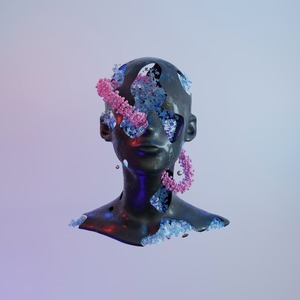
#> input picture data/sculpture_image.jpg, 300 x 300 px
$ python glcm.py
#> lines starting #> are read from the running program, lines starting #| are printed output that depends on the picture
import matplotlib.pyplot as plt
import cv2
import numpy as np
from pathlib import Path
import os

def glcm(image, d):
  print('type : ', type(image))
  print('shape : ', image.shape)
  print('min : ', np.min(image))
  print('max : ', np.max(image))

  glcm_mat = np.zeros((np.max(image) + 1, np.max(image) + 1), dtype=np.uint8)

  for x in range(image.shape[1]-1):
      for y in range(image.shape[0]-1):
        if (x < image.shape[1]) and (y < image.shape[0]) and (x + d[0]) < image.shape[1] and (y + d[1]) < image.shape[0]:
              i = image[y,x]
              j = image[y + d[1],x+d[0]]
              glcm_mat[j,i] = glcm_mat[j,i] + 1

  glcm_mat = glcm_mat / np.sum(glcm_mat)

  return glcm_mat

# Features derived from the GLCM.
def get_uniformaty(glcm_matrix):
   # Sum of square of entry in matrix.
   u = 0
   for x in range(glcm_matrix.shape[1]):
      for y in range(glcm_matrix.shape[0]):
         u = u + glcm_matrix[y, x] * glcm_matrix[y, x]

   return u

ds = [[1, 1], [1, 0], [0, 1], [0, 0]]

test_image = cv2.imread('../data/sculpture_image.jpg')
#> test_image is the input picture: shape (300, 300, 3); mean B, G, R 190.4, 165.9, 163
test_image = [cv2.cvtColor(test_image, cv2.COLOR_RGB2GRAY)]

for image in test_image:
    print('original image')
    plt.imshow(image, cmap='gray')
    plt.show()
    for d in ds:
        print("d =", d)
        glcm_mat = glcm(image, d)
        print('UNIFORMATY : ', get_uniformaty(glcm_mat / np.max(glcm_mat)))
        print('Maximum probability', np.max(glcm_mat) / np.sum(glcm_mat))
        print('glcm matrix')
        plt.imshow(glcm_mat)
        plt.show()
#> this loop made 1 pass
#> (printed output is left out)
#> pass 1, `plt.show()`:
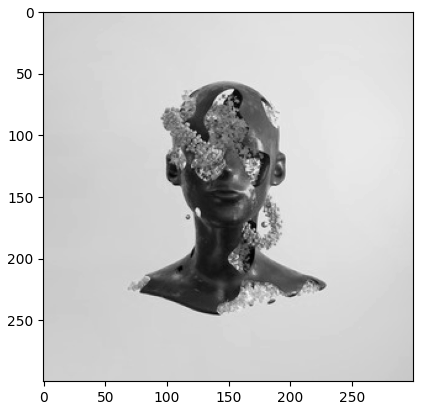
#> figure drawn by matplotlib, 1 panel
#> pass 1, `plt.show()`:
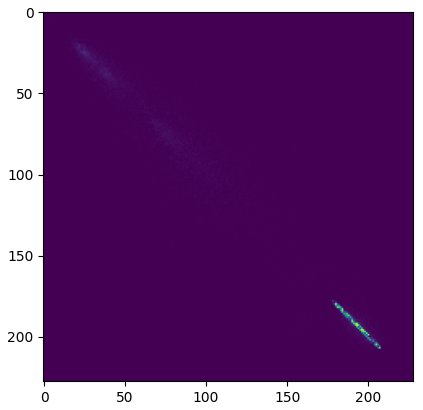
#> figure drawn by matplotlib, 1 panel
